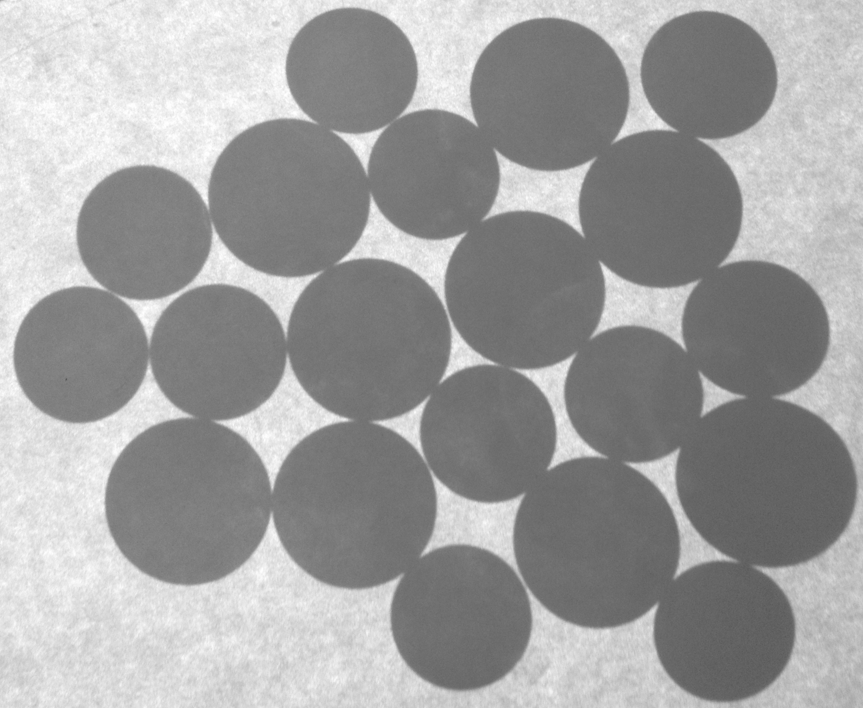
#> input picture ImageProcessingSpring2019/HW4 Image Morphology/coins.png, 863 x 708 px
$ python HW4.py
#> lines starting #> are read from the running program, lines starting #| are printed output that depends on the picture; after the words box and inside, x2 and y2 are one past the last pixel; in counts of white or black regions, pixels touching at a corner belong together
import numpy as np
import cv2
from matplotlib import pyplot as plt

def explosive(x,y,img):
     left_bound = y
     right_bound = y
     while (x<img.shape[0]):
          cur_left_bound = left_bound
          cur_right_bound = right_bound
          while (left_bound > 0) & (img[x,left_bound-1] == 1):
               left_bound = left_bound - 1
          while (left_bound < cur_right_bound) & (img[x,left_bound] == 0):
               left_bound = left_bound + 1
          while (right_bound > cur_left_bound) & (img[x,right_bound] == 0):
               right_bound = right_bound - 1
          while (right_bound + 1 < img.shape[1]-1) & (img[x,right_bound+1] == 1):
               right_bound = right_bound + 1
          if ((img[x,left_bound] == 0) & (img[x,right_bound] == 0)):
               break
          img[x, left_bound:right_bound+1] = 0
          x = x  + 1

def main():
     img_tmp = cv2.imread('coins.png', cv2.IMREAD_GRAYSCALE)
#> img_tmp is the input picture: shape (708, 863); min 87, max 255, mean 159.7
     img = 255 - img_tmp
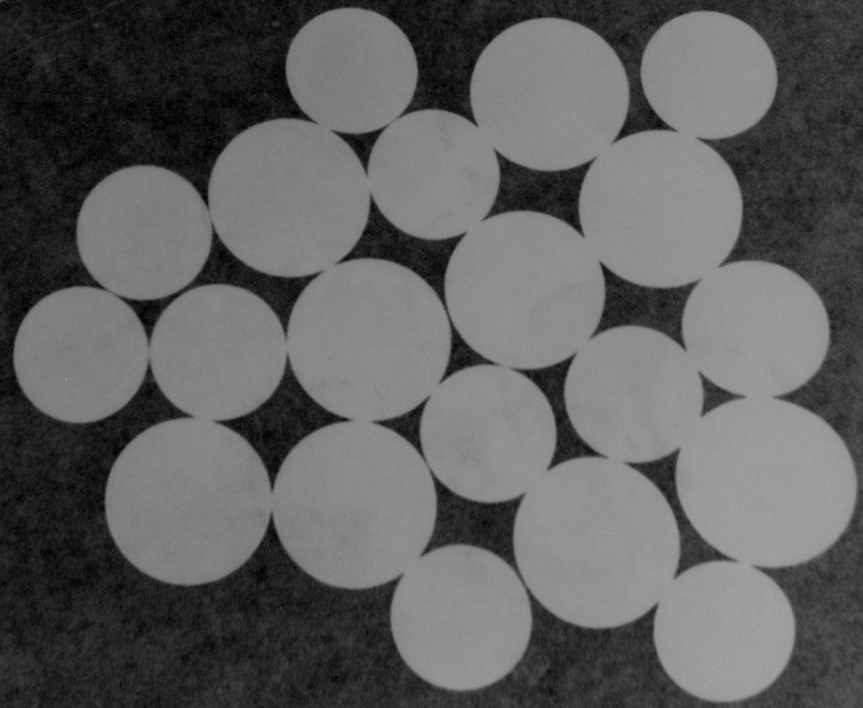
#> img: shape (708, 863); min 0, max 168, mean 95.3
     ret, img = cv2.threshold(img, 100, 1, cv2.THRESH_BINARY)
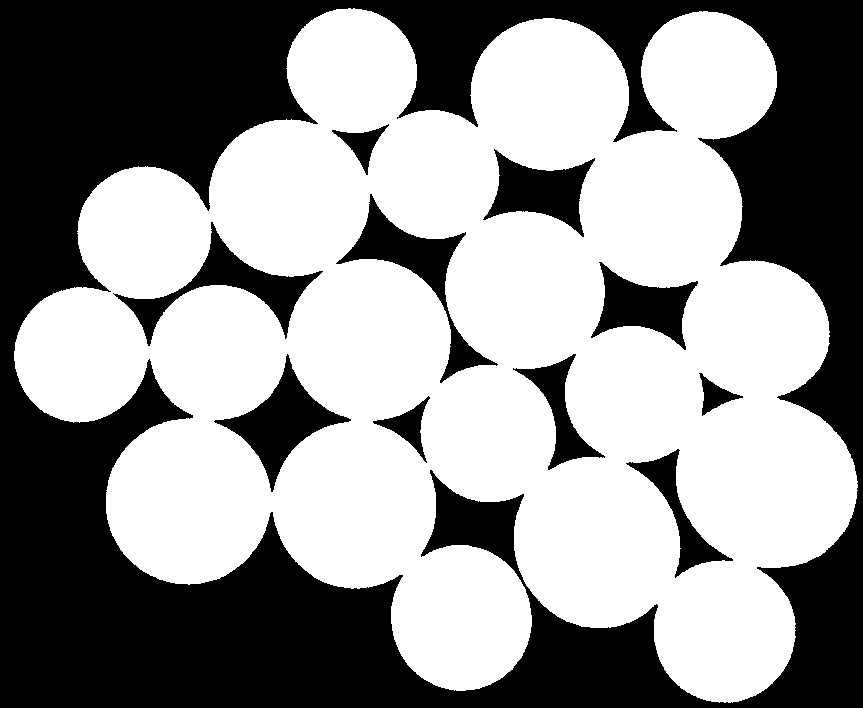
#> img: shape (708, 863); values 0 (black) and 1 (white), 57.2% white; 11 black regions, largest, box (x1, y1, x2, y2) and area: (0, 0, 863, 708) 228129, (336, 194, 498, 383) 5555, (214, 354, 351, 492) 5464

     kernel = cv2.getStructuringElement(cv2.MORPH_ELLIPSE, (100, 100))
     img = cv2.morphologyEx(img, cv2.MORPH_HITMISS, kernel)
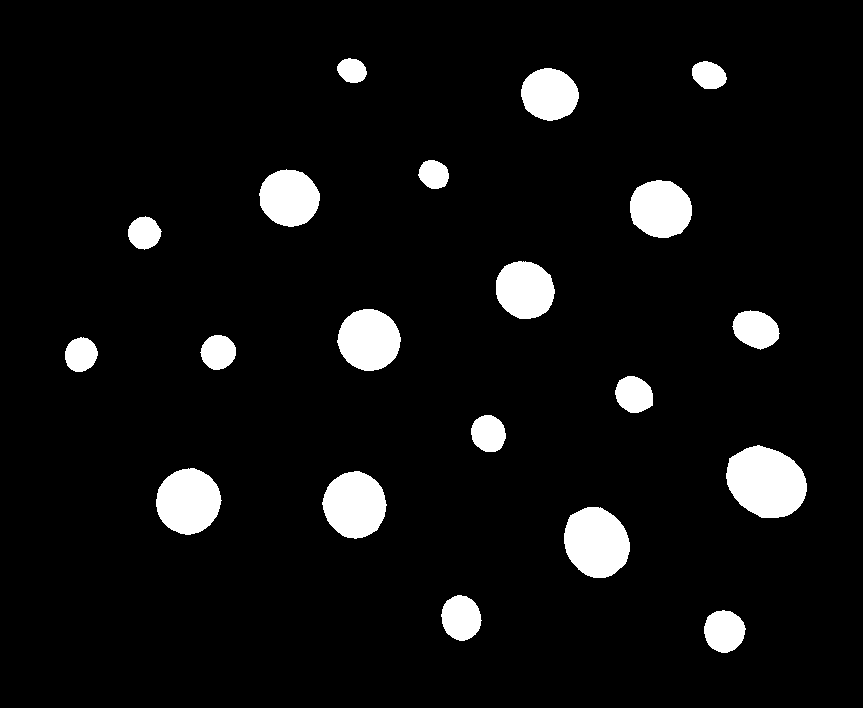
#> img: shape (708, 863); values 0 (black) and 1 (white), 6.4% white; 20 white regions, largest, box (x1, y1, x2, y2) and area: (726, 445, 807, 518) 4447, (564, 507, 630, 578) 3624, (156, 468, 222, 535) 3334

     kernel = cv2.getStructuringElement(cv2.MORPH_RECT, (7, 7))
     img = cv2.morphologyEx(img, cv2.MORPH_OPEN, kernel)
#> img: shape (708, 863); values 0 (black) and 1 (white), 6.4% white; 20 white regions, largest, box (x1, y1, x2, y2) and area: (727, 446, 807, 518) 4438, (564, 507, 630, 578) 3623, (156, 469, 221, 534) 3321
     img_tmp1 = img*1

     numCircle = 0
     for x in range(img.shape[0]):
          for y in range(img.shape[1]):
               if  (img[x,y] == 1):
                    numCircle = numCircle + 1
                    explosive(x,y,img)
#> after the loop, numCircle = 20

     print('There are', numCircle,'circles in this image')
#| There are 20 circles in this image
     images = [img_tmp,img_tmp1]
     for i in range(2):
          plt.subplot(1, 2, i + 1), plt.imshow(images[i], 'gray')
          plt.xticks([]), plt.yticks([])
     plt.show()
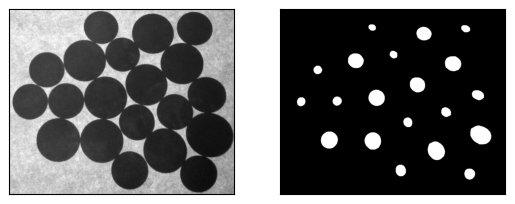
#> figure drawn by matplotlib, 2 panels

if __name__ == '__main__':
    main()
